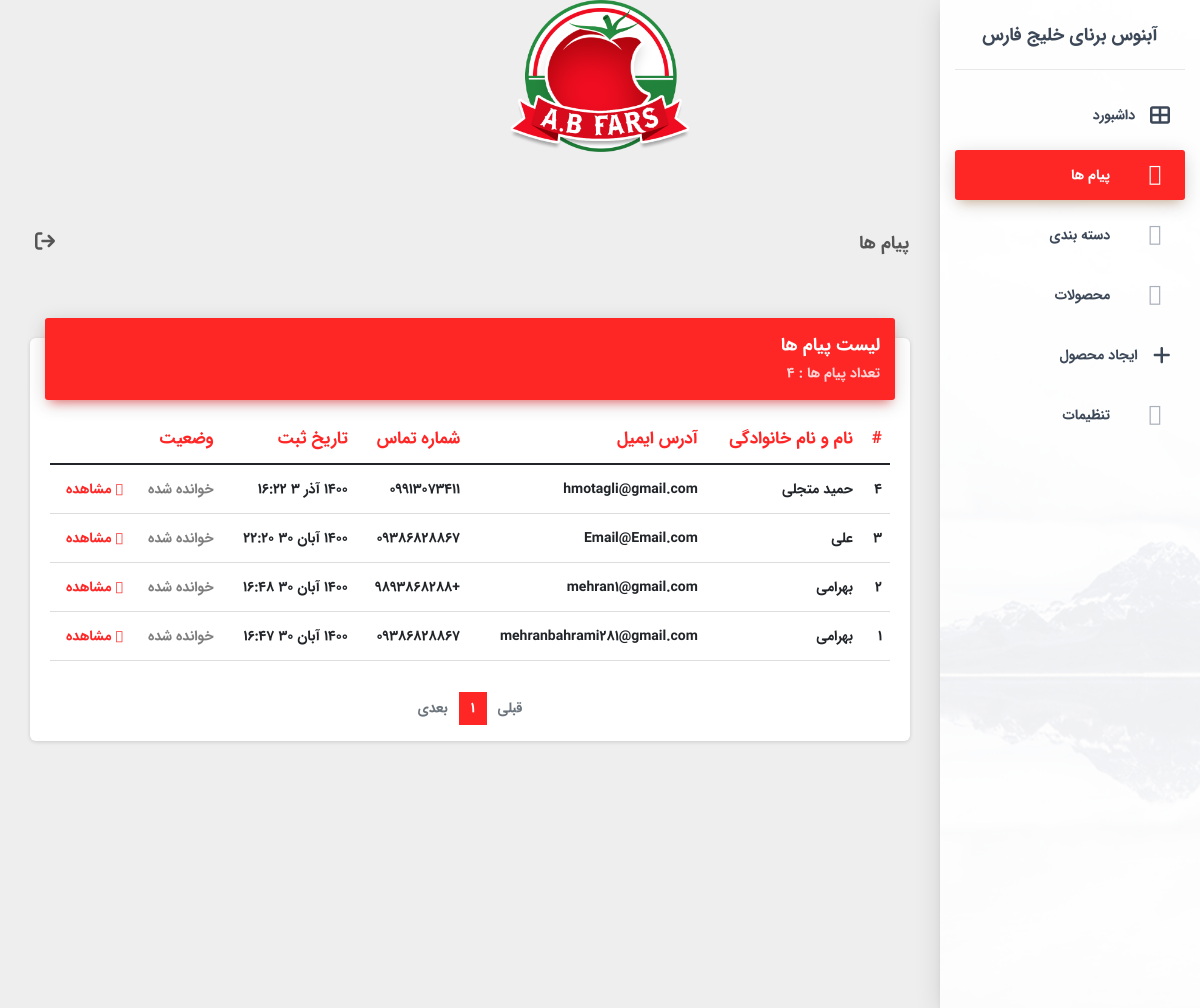
Page /fa/staff/messages/ (signed in) on the committed database.
### main/models.py (models this page shows, shortened)
class Message(models.Model):
    name = models.CharField(max_length=120)
    email = models.EmailField()
    phone_number = models.CharField(max_length=11)
    text = models.TextField()
    created_on = models.DateField(blank=True, null=True ,auto_now_add=True)
    created_on_time = models.TimeField(blank=True, null=True ,auto_now_add=True)
    is_read = models.BooleanField(default=False)
    def jcreated_on(self):
        return jalali_converter(self.created_on)

### staff/views.py (the view)
# urls.py: path('messages/', views.staff_messages, name="staff_messages"),
def staff_messages(request):
    if request.user.is_staff:
        messages = Message.objects.order_by('-created_on', '-created_on_time')
        count = Message.objects.all().count()
        page = request.GET.get('page', 1)
        paginator = Paginator(messages, 12)
        try:
            messages = paginator.page(page)
        except PageNotAnInteger:
            messages = paginator.page(1)
        except EmptyPage:
            messages = paginator.page(paginator.num_pages)
        ctx = {'messages':messages, 'count':count}
        return render(request, 'staff/messages.html',ctx)
    else:
        return redirect("/staff/login/")

### extensions/jalali.py (called while the page is built)
    def persian_tuple(self):
        return self.persian_year, self.persian_month, self.persian_day

### extensions/utils.py (called while the page is built)
def jalali_converter(time):
	time_to_str = "{},{},{}".format(time.year, time.month, time.day)
	time_to_tuple = jalali.Gregorian(time_to_str).persian_tuple()
	j_months = ["فروردین",
		"اردیبهشت",
		"خرداد",
		"تیر",
		"مرداد",
		"شهریور",
		"مهر",
		"آبان",
		"آذر",
		"دی",
		"بهمن",
		"اسفند",]
	return "{} {} {}".format(time_to_tuple[0], j_months[time_to_tuple[1]-1], time_to_tuple[2]), time_to_tuple, f"{time_to_tuple[2]}/{time_to_tuple[1]}"

### main/context_processors.py (called while the page is built)
def setting(requet, **kwargs):
    setting = Setting.objects.first()
    random_products = Product.objects.all()
    ctx = {'setting':setting,
        'random_products':random_products,
        }
    return ctx

### main/templates/staff/messages.html (shortened to what this page needs)
{% extends 'staff/base.html' %}
{% block head %}پیام ها{% endblock head %}
{% block content %}
<div class="d-none">{% block meassages %}active{% endblock %}</div>
<div class="content">
  <div class="container-fluid">
    <div class="row">
      <div class="col-md-12">
        <div class="card">
          <div class="card-header card-header-primary">
            <h4 class="card-title ">لیست پیام ها</h4>
            <p class="card-category">تعداد پیام ها : {{count}}</p>
          </div>
          <div class="card-body">
            <div class="table-responsive">
              <table class="table">
                <thead class=" text-primary">
                  <tr>
                    <th>
                      #
                    </th>
                    <th>
                      نام و نام خانوادگی
                    </th>
                    <th>
                      آدرس ایمیل
                    </th>
                    <th>
                      شماره تماس
                    </th>
                    <th>
                      تاریخ ثبت
                    </th>
                    <th>
                      وضعیت
                    </th>
                  </tr>
                </thead>
                <tbody>
                  {% for message in messages %}
                  <tr>
                    <td>
                      {{message.id}}
                    </td>
                    <td>
                      {{message.name}}
                    </td>
                    <td>
                      {{message.email}}
                    </td>
                    <td>
                      {{message.phone_number}}
                    </td>
                    <td>
                      {{message.jcreated_on.0}}
                      {{message.created_on_time|date:"G:i"}}
                    </td>
                    <td>
                      {% if message.is_read == False %}
                      <span class="text-danger">پیام جدید!</span>
                      {% else %}
                      <div class="text-black-50">خوانده شده</div>
                      {% endif %}
                    </td>
                    <td class="text-primary">
                      <a href="/staff/message/{{message.id}}/"><i class="fad fa-eye"></i> مشاهده</a>
                    </td>
                  </tr>
                  {% endfor %}
                </tbody>
              </table>
            </div>
          </div>
          <nav aria-label="Page navigation">
            <ul class="pagination justify-content-center">
              {% if messages.has_previous %}
              <li class="page-item ">
                <a class="page-link page-link-prev"
                  href="?page={{ messages.previous_page_number }}{% for key, value in request.GET.items %}{% if key != 'page' %}&{{ key }}={{ value }}{% endif %}{% endfor %}"
                  aria-label="Previous" tabindex="-1" aria-disabled="true">
                  <span aria-hidden="true"><i class="icon-long-arrow-right"></i></span>قبلی
                </a>
              </li>
              {% else %}
              <li class="page-item disabled">
                <a class="page-link page-link-prev" href="" aria-label="Previous" tabindex="-1" aria-disabled="true">
                  <span aria-hidden="true"></span>قبلی
                </a>
              </li>
              {% endif %}
              {% for i in messages.paginator.page_range %}
              {% if messages.number == i %}
              <li class="page-item active" aria-current="page"><a class="page-link" href="">{{ i }}</a></li>
              {% elif i > messages.number|add:'-5' and i < messages.number|add:'4' %} <li class="page-item"
                aria-current="page"><a class="page-link"
                  href="?page={{ i }}{% for key, value in request.GET.items %}{% if key != 'page' %}&{{ key }}={{ value }}{% endif %}{% endfor %}">{{i}}</a></li>
                {% endif %}
                {% endfor %}
                {% if messages.has_next %}
                <li class="page-item">
                  <a class="page-link page-link-next"
                    href="?page={{ messages.next_page_number }}{% for key, value in request.GET.items %}{% if key != 'page' %}&{{ key }}={{ value }}{% endif %}{% endfor %}"
                    aria-label="Next">
                    بعدی <span aria-hidden="true"><i class="icon-long-arrow-left"></i></span>
                  </a>
                </li>
                {% else %}
                <li class="page-item disabled">
                  <a class="page-link page-link-next" href="" aria-label="Next">
                    بعدی <span aria-hidden="true"></span>
                  </a>
                </li>
                {% endif %}
            </ul>
          </nav>
        </div>
      </div>
    </div>
  </div>
</div>
{% endblock content %}

### main/templates/staff/base.html (shortened to what this page needs)
{% load static %}
<!DOCTYPE html>
<html lang="en" dir="rtl">
<head>
  <link rel="stylesheet" href="{% static 'css/fontawesome.css' %}">
  <link rel="stylesheet" href="https://cdn.jsdelivr.net/npm/bootstrap@5.1.3/dist/css/bootstrap.rtl.min.css"
>
  <link href="{% static 'dashboard/css/material-dashboard.css' %}" rel="stylesheet" />
  <link href="{% static 'dashboard/demo/demo.css' %}" rel="stylesheet" />
</head>
<body class="">
  <div id="loading">
    <div class="text-center">
      <img src="{% static 'images/logo.png' %}" alt="آبنوس برنای خلیج فارس" width="180">
      <h4 class="text-white mt-3 fw-bold d-flex align-items-center gap-3">
        <div class="spinner-border text-light" role="status">
        </div>
      </h4>
    </div>
  </div>
  <div class="wrapper ">
    <div class="sidebar" data-color="purple" data-background-color="white"
      data-image="{% static 'dashboard/img/sidebar-2.jpg' %}">
      <div class="logo"><a href="/" target="blank" class="simple-text logo-normal" rel="tooltip"
          data-original-title="مشاهده وبسایت">
          آبنوس برنای خلیج فارس
        </a></div>
      <div class="sidebar-wrapper">
        <ul class="nav">
          <li class="nav-item {% block dashboard %}{% endblock %}">
            <a class="nav-link" href="/staff/">
              <i class="fas fa-th-large"></i>
              <p>داشبورد</p>
            </a>
          </li>
          <li class="nav-item {% block meassages %}{% endblock %}">
            <a class="nav-link" href="/staff/messages/">
              <i class="fad fa-envelope"></i>
              <p>پیام ها</p>
            </a>
          </li>
          <li class="nav-item {% block categories %}{% endblock %}">
            <a class="nav-link" href="/staff/categories/">
              <i class="fad fa-list"></i>
              <p>دسته بندی</p>
            </a>
          </li>
          <li class="nav-item {% block products %}{% endblock %}">
            <a class="nav-link" href="/staff/products/">
              <i class="fad fa-shopping-bag"></i>
              <p>محصولات</p>
            </a>
          </li>
          <li class="nav-item {% block create-product %}{% endblock %}">
            <a class="nav-link" href="/staff/create-product/">
              <i class="fas fa-plus"></i>
              <p>ایجاد محصول</p>
            </a>
          </li>
          <li class="nav-item {% block settings %}{% endblock %}">
            <a class="nav-link" href="/staff/settings/">
              <i class="fad fa-cog"></i>
              <p>تنظیمات</p>
            </a>
          </li>
        </ul>
      </div>
    </div>
    <div class="main-panel">
      <nav class="navbar navbar-expand-lg navbar-transparent navbar-absolute fixed-top ">
        <div class="container-fluid">
          <div class="navbar-wrapper">
            <a class="navbar-brand" href="javascript:;">{% block head %}{% endblock head %}</a>
          </div>
          <div class="collapse navbar-collapse justify-content-end">
            <ul class="navbar-nav">
              <li class="nav-item">
                <a class="nav-link" href="/staff/logout/" style="font-size: 20px;" rel="tooltip"
                  data-original-title="خروج از حساب کاربری">
                  <i class="fas fa-sign-out"></i>
                </a>
              </li>
            </ul>
          </div>
        </div>
      </nav>
      {% block content %}
      {% endblock content%}
    </div>
  </div>
</body>
</html>

### rows in the picture
Message: id "4", name "حمید متجلی", email "hmotagli@gmail.com", phone_number "09913073411", jcreated_on.0 "1400 آذر 3", created_on_time "16:22", is_read "خوانده شده"
Message: id "3", name "علی", email "Email@Email.com", phone_number "09386828867", jcreated_on.0 "1400 آبان 30", created_on_time "22:20", is_read "خوانده شده"
Message: id "2", name "بهرامی", email "mehran1@gmail.com", phone_number "+9893868288", jcreated_on.0 "1400 آبان 30", created_on_time "16:48", is_read "خوانده شده"
Message: id "1", name "بهرامی", email "mehranbahrami281@gmail.com", phone_number "09386828867", jcreated_on.0 "1400 آبان 30", created_on_time "16:47", is_read "خوانده شده"

### other values in the picture
{{ count }} "4"
{{ i }} "1"
